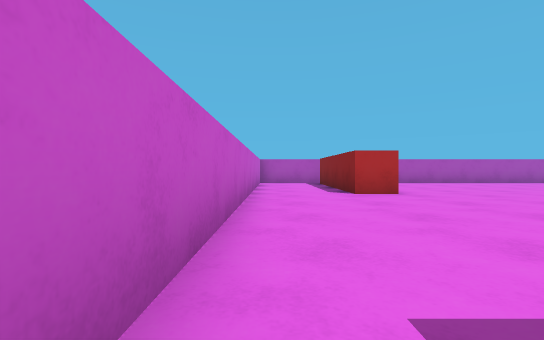
view 1 (above)

16 first-person views from a walk through a Unity game level. The camera is 0.55 m above the floor, looks level and sees 85° across. The floor is counted in squares, 1 m on a side. Each view is taken from the middle of a square. On the plan, view 1 faces up. The plan holds only what a view shows up to about 9 squares ahead; the rest is blank. The place goes on beyond the plan. The player is left out.

view 2
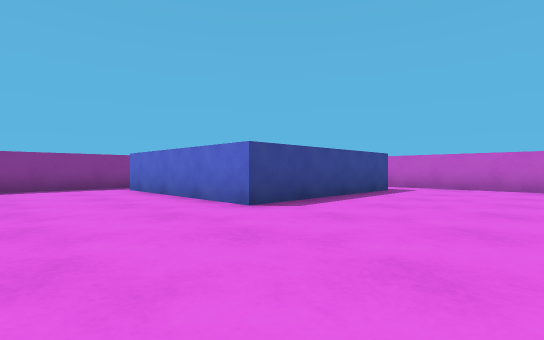

view 3
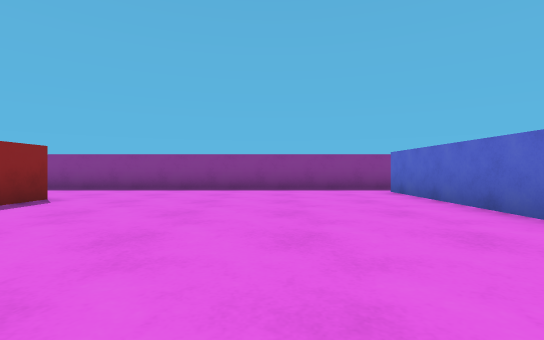

view 4
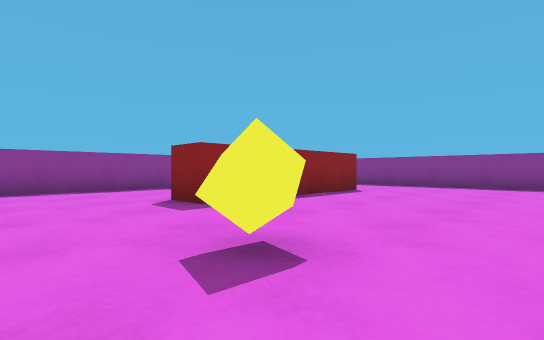

view 5
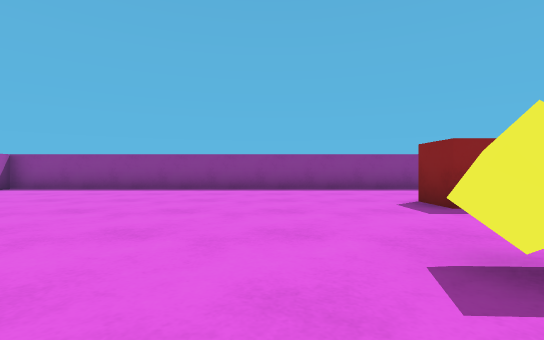

view 6
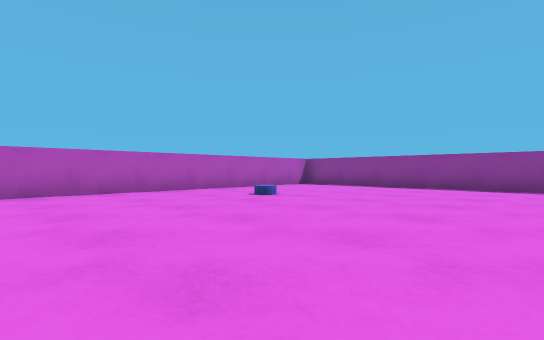

view 7
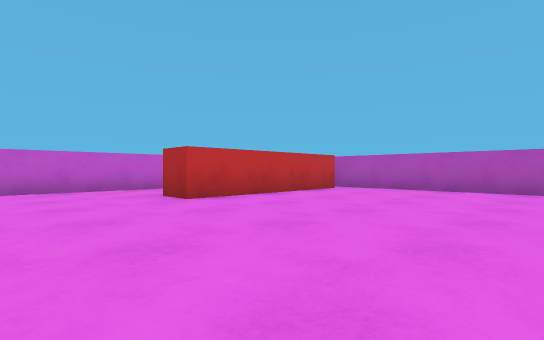

view 8
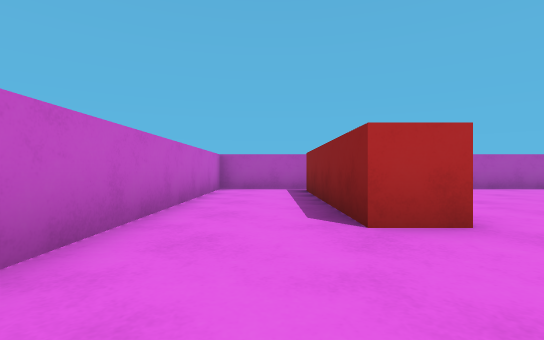

view 9
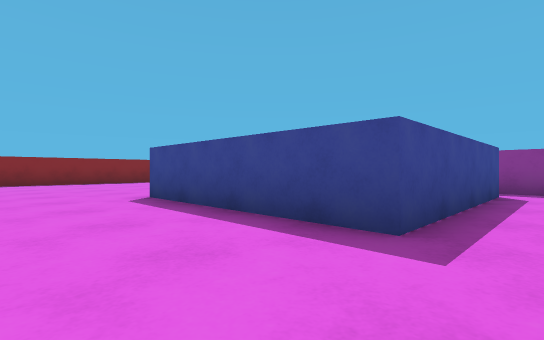

view 10
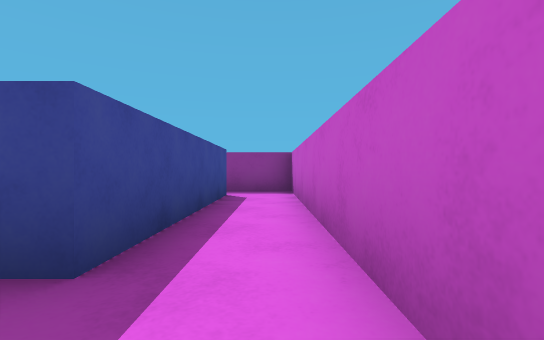

view 11
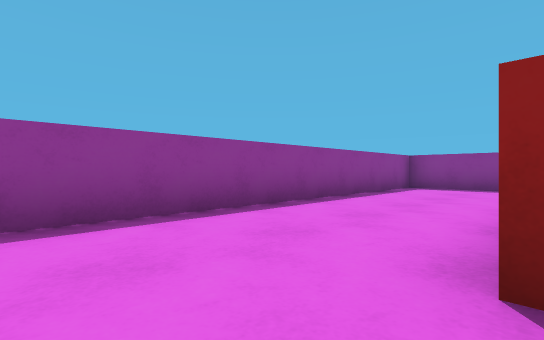

view 12
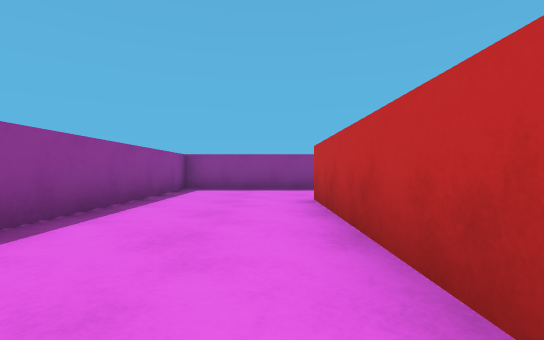

view 13
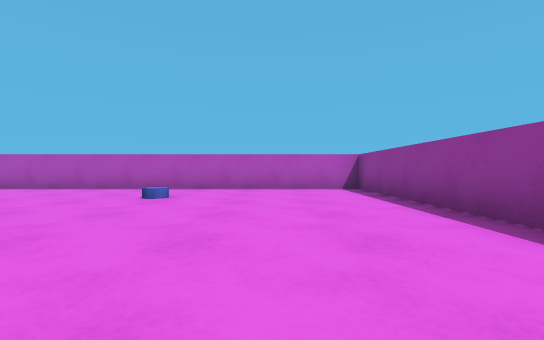

view 14
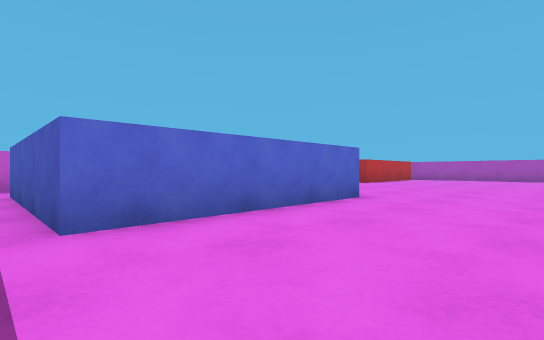

view 15
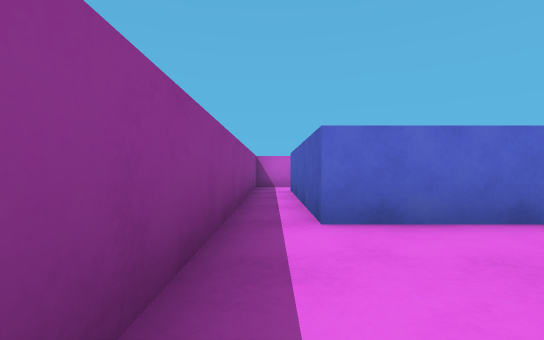

view 16
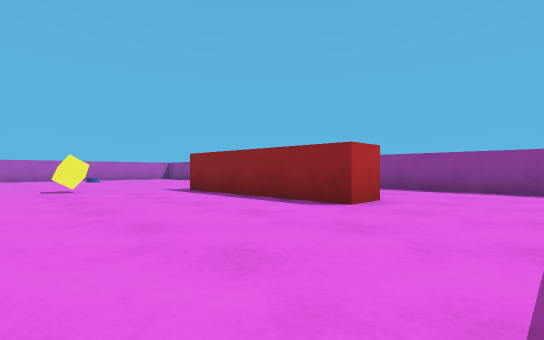

### Floor plan
Ten units are one square. View 1 is at (0, 0); x grows to the right and y downward. Boxes are objects, and circles mark ways between rooms. Rooms are numbered by the first view taken in them; rooms with no view inside come last. Other rooms are left out.
<svg viewBox="-10 -130 190 190">
<path fill="none" stroke="#000" d="M60 45 10 45 10 -5M-5 -5 -5 55 65 55M132 -24 142 -24 142 26 132 26 132 -24M10 -5 60 -5 60 45M65 55 175 55 175 -125 37 -125M29 -118 29 -68 19 -68 19 -118M20 -125 -5 -125 -5 -5"/>
<rect x="105" y="-45" width="10" height="10" fill="#bbb"><title>yellow cube</title></rect>
<rect x="125" y="-105" width="10" height="10" fill="#bbb"><title>blue cylinder</title></rect>
<circle cx="0" cy="0" r="3" fill="#2a7"/>
<circle cx="60" cy="50" r="3" fill="#2a7"/>
<text x="20" y="50">1</text>
<text x="90" y="-40">2</text>
</svg>
Room 1 opens to room 2.

Where each view was taken, in squares from view 1:
view 1: 0 up, 0 right, facing up
view 2: 4 up, 9 right, facing down-left
view 3: 3 up, 9 right, facing down
view 4: 5 up, 9 right, facing down-right
view 5: 5 up, 9 right, facing right
view 6: 5 up, 8 right, facing up-right
view 7: 4 up, 8 right, facing up-left
view 8: 4 up, 1 right, facing up
view 9: 3 up, 0 right, facing down-right
view 10: 2 up, 0 right, facing down
view 11: 4 up, 14 right, facing down-right
view 12: 3 up, 15 right, facing down
view 13: 4 up, 15 right, facing up
view 14: 5 down, 9 right, facing up-left
view 15: 5 down, 9 right, facing left
view 16: 5 down, 9 right, facing up-right
